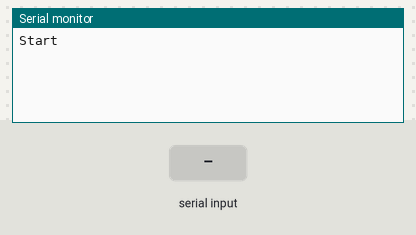
Bench run of a sketch on a simulated ESP32. Shown: the last lines printed to the serial monitor. The inputs (shaded band) are chosen by the test bench.

Above: at 1.2 s.
1.3 s: "1" received over the second serial link
At 3.5 s:
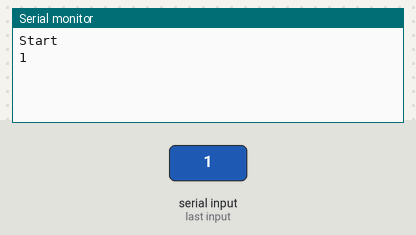
3.8 s: "0" received over the second serial link
At 5.4 s:
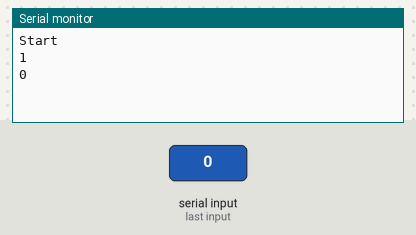

Measured:
- after the input at 1.3 s, the serial monitor: prints a new line after 1.0 s (image 1)
- after the input at 3.8 s, the serial monitor: prints a new line after 1.0 s (image 2)

The sketch:

atdebugger.ino
```cpp
#include <SoftwareSerial.h>
//#define ssGSM Serial2
SoftwareSerial ssGSM(35, 34);
void setup() {
  // put your setup code here, to run once:
  Serial.begin(115200);
  Serial.println();
  Serial.println("Start");
  ssGSM.begin(9600);
}

void loop() {
  // put your main code here, to run repeatedly:
  if(Serial.available() > 0) {
    String msgIn = Serial.readString();
    ssGSM.println(msgIn);
  }
  if(ssGSM.available() > 0) {
    String msgIn = ssGSM.readString();
    Serial.println(msgIn);
  }

}
```
